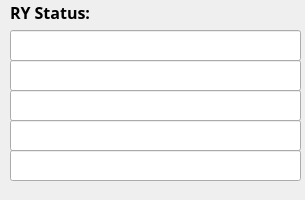
   <widget class="QWidget" name="Signal_box" native="true">
    <property name="geometry">
     <rect>
      <x>940</x>
      <y>35</y>
      <width>305</width>
      <height>200</height>
     </rect>
    </property>
    <widget class="QLabel" name="outputSignal_label">
     <property name="geometry">
      <rect>
       <x>10</x>
       <y>2</y>
       <width>161</width>
       <height>20</height>
      </rect>
     </property>
     <property name="font">
      <font>
       <family>思源黑体</family>
       <pointsize>12</pointsize>
       <weight>75</weight>
       <bold>true</bold>
      </font>
     </property>
     <property name="text">
      <string>RY Status:</string>
     </property>
    </widget>
    <widget class="QLineEdit" name="ry_output_edit_1">
     <property name="geometry">
      <rect>
       <x>10</x>
       <y>30</y>
       <width>291</width>
       <height>31</height>
      </rect>
     </property>
     <property name="font">
      <font>
       <family>思源黑体</family>
       <pointsize>16</pointsize>
      </font>
     </property>
     <property name="focusPolicy">
      <enum>Qt::ClickFocus</enum>
     </property>
     <property name="alignment">
      <set>Qt::AlignLeading|Qt::AlignLeft|Qt::AlignVCenter</set>
     </property>
    </widget>
    <widget class="QLineEdit" name="ry_output_edit_2">
     <property name="geometry">
      <rect>
       <x>10</x>
       <y>60</y>
       <width>291</width>
       <height>31</height>
      </rect>
     </property>
     <property name="font">
      <font>
       <family>思源黑体</family>
       <pointsize>16</pointsize>
      </font>
     </property>
     <property name="focusPolicy">
      <enum>Qt::ClickFocus</enum>
     </property>
     <property name="alignment">
      <set>Qt::AlignLeading|Qt::AlignLeft|Qt::AlignVCenter</set>
     </property>
    </widget>
    <widget class="QLineEdit" name="ry_output_edit_3">
     <property name="geometry">
      <rect>
       <x>10</x>
       <y>90</y>
       <width>291</width>
       <height>31</height>
      </rect>
     </property>
     <property name="font">
      <font>
       <family>思源黑体</family>
       <pointsize>16</pointsize>
      </font>
     </property>
     <property name="focusPolicy">
      <enum>Qt::ClickFocus</enum>
     </property>
     <property name="alignment">
      <set>Qt::AlignLeading|Qt::AlignLeft|Qt::AlignVCenter</set>
     </property>
    </widget>
    <widget class="QLineEdit" name="ry_output_edit_4">
     <property name="geometry">
      <rect>
       <x>10</x>
       <y>120</y>
       <width>291</width>
       <height>31</height>
      </rect>
     </property>
     <property name="font">
      <font>
       <family>思源黑体</family>
       <pointsize>16</pointsize>
      </font>
     </property>
     <property name="focusPolicy">
      <enum>Qt::ClickFocus</enum>
     </property>
     <property name="alignment">
      <set>Qt::AlignLeading|Qt::AlignLeft|Qt::AlignVCenter</set>
     </property>
    </widget>
    <widget class="QLineEdit" name="ry_output_edit_5">
     <property name="geometry">
      <rect>
       <x>10</x>
       <y>150</y>
       <width>291</width>
       <height>31</height>
      </rect>
     </property>
     <property name="font">
      <font>
       <family>思源黑体</family>
       <pointsize>16</pointsize>
      </font>
     </property>
     <property name="focusPolicy">
      <enum>Qt::ClickFocus</enum>
     </property>
     <property name="alignment">
      <set>Qt::AlignLeading|Qt::AlignLeft|Qt::AlignVCenter</set>
     </property>
    </widget>
   </widget>
